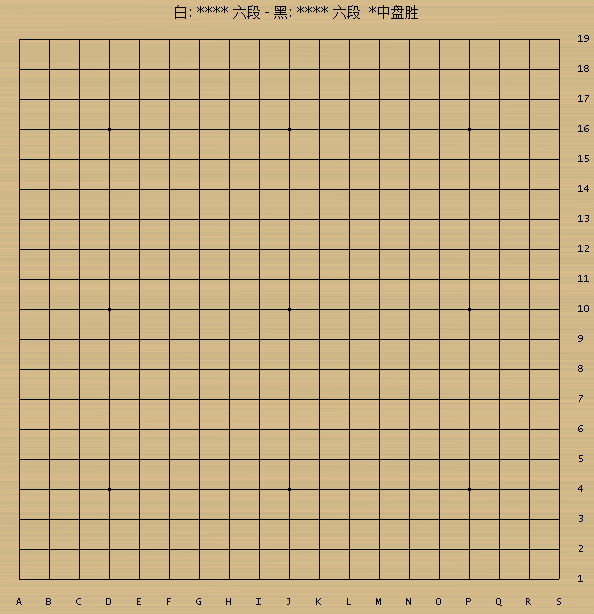
#> input picture split_gif/hehe.gif, 594 x 614 px
$ python split_gif.py
#> lines starting #> are read from the running program, lines starting #| are printed output that depends on the picture
import PIL.Image as Image
import os


def gif_split(path):
    # ############################
    # 这部分用于建立一个文件夹，以便存放拆解的图片
#> called with path = 'hehe.gif'
    save_path = path[:-4]
    try:
        os.mkdir(save_path)
    except:
        pass
    # ############################
    img = Image.open(path)
#> img is the input picture: PIL image 594x614 P; mean R, G, B, A 197.3, 173.1, 129.3, 255
    try:
        i = 0
        while True:
            print('正在拆解第{}帧...'.format(i))
            img.seek(i)
            img.save('{}/'.format(save_path) + str(i) + '.png')
            i += 1
#> this loop made 361 passes
#> pass 2, in gif_split, `img.save('{}/'.format(save_path) + str(i) + '.png')`:
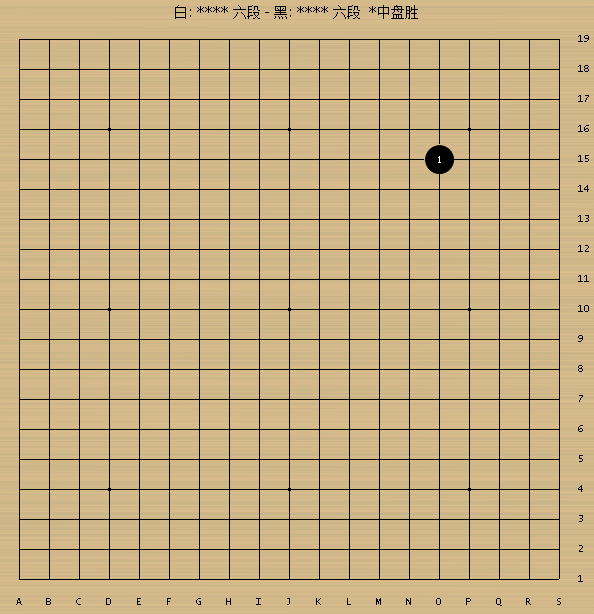
#> saved as 1.png: PIL image 594x614 RGBA; mean R, G, B, A 196.9, 172.8, 129.1, 255
#> after the loop:
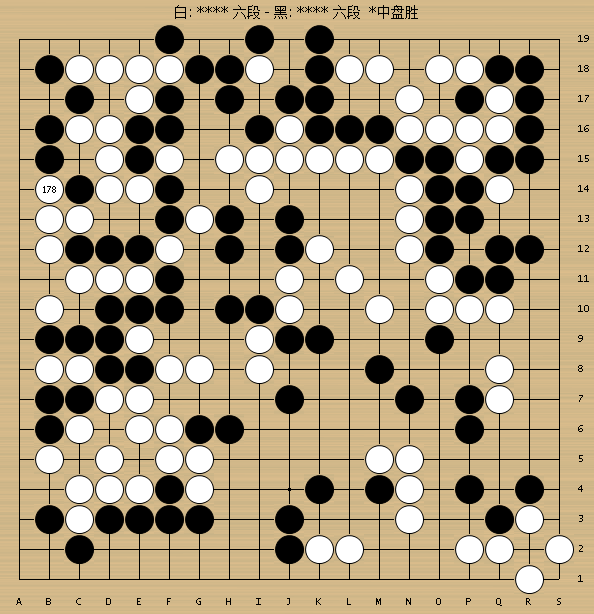
#> img: PIL image 594x614 RGBA; mean R, G, B, A 172.9, 156, 125.4, 255
#> after the loop, i = 360
    except:
        pass
    return save_path, i


if __name__ == '__main__':
    path = 'hehe.gif'
    save_path, i = gif_split(path)
    print('拆解完成，共得到{}张图片。所属文件:{}'.format(i, save_path))
